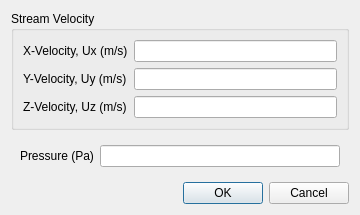
<?xml version="1.0" encoding="UTF-8"?>
<ui version="4.0">
 <class>FreeStreamDialog</class>
 <widget class="QDialog" name="FreeStreamDialog">
  <property name="geometry">
   <rect>
    <x>0</x>
    <y>0</y>
    <width>360</width>
    <height>208</height>
   </rect>
  </property>
  <property name="minimumSize">
   <size>
    <width>360</width>
    <height>0</height>
   </size>
  </property>
  <property name="windowTitle">
   <string>Free Stream Boundary Condition</string>
  </property>
  <layout class="QVBoxLayout" name="verticalLayout_2">
   <item>
    <widget class="QWidget" name="dialogContents" native="true">
     <layout class="QVBoxLayout" name="verticalLayout">
      <property name="leftMargin">
       <number>0</number>
      </property>
      <property name="topMargin">
       <number>0</number>
      </property>
      <property name="rightMargin">
       <number>0</number>
      </property>
      <property name="bottomMargin">
       <number>0</number>
      </property>
      <item>
       <widget class="QGroupBox" name="groupBox">
        <property name="title">
         <string>Stream Velocity</string>
        </property>
        <layout class="QFormLayout" name="formLayout">
         <item row="0" column="0">
          <widget class="QLabel" name="label">
           <property name="text">
            <string>X-Velocity, Ux (m/s)</string>
           </property>
          </widget>
         </item>
         <item row="0" column="1">
          <widget class="QLineEdit" name="xVelocity">
           <property name="sizePolicy">
            <sizepolicy hsizetype="Expanding" vsizetype="Fixed">
             <horstretch>0</horstretch>
             <verstretch>0</verstretch>
            </sizepolicy>
           </property>
          </widget>
         </item>
         <item row="1" column="0">
          <widget class="QLabel" name="label_2">
           <property name="text">
            <string>Y-Velocity, Uy (m/s)</string>
           </property>
          </widget>
         </item>
         <item row="1" column="1">
          <widget class="QLineEdit" name="yVelocity">
           <property name="sizePolicy">
            <sizepolicy hsizetype="Expanding" vsizetype="Fixed">
             <horstretch>0</horstretch>
             <verstretch>0</verstretch>
            </sizepolicy>
           </property>
          </widget>
         </item>
         <item row="2" column="0">
          <widget class="QLabel" name="label_3">
           <property name="text">
            <string>Z-Velocity, Uz (m/s)</string>
           </property>
          </widget>
         </item>
         <item row="2" column="1">
          <widget class="QLineEdit" name="zVelocity">
           <property name="sizePolicy">
            <sizepolicy hsizetype="Expanding" vsizetype="Fixed">
             <horstretch>0</horstretch>
             <verstretch>0</verstretch>
            </sizepolicy>
           </property>
          </widget>
         </item>
        </layout>
       </widget>
      </item>
      <item>
       <widget class="QWidget" name="widget" native="true">
        <layout class="QFormLayout" name="formLayout_3">
         <item row="0" column="0">
          <widget class="QLabel" name="label_9">
           <property name="text">
            <string>Pressure (Pa)</string>
           </property>
          </widget>
         </item>
         <item row="0" column="1">
          <widget class="QLineEdit" name="pressure">
           <property name="sizePolicy">
            <sizepolicy hsizetype="Expanding" vsizetype="Fixed">
             <horstretch>0</horstretch>
             <verstretch>0</verstretch>
            </sizepolicy>
           </property>
          </widget>
         </item>
        </layout>
       </widget>
      </item>
     </layout>
    </widget>
   </item>
   <item>
    <widget class="QDialogButtonBox" name="buttonBox">
     <property name="orientation">
      <enum>Qt::Horizontal</enum>
     </property>
     <property name="standardButtons">
      <set>QDialogButtonBox::Cancel|QDialogButtonBox::Ok</set>
     </property>
    </widget>
   </item>
  </layout>
 </widget>
 <resources/>
 <connections>
  <connection>
   <sender>buttonBox</sender>
   <signal>accepted()</signal>
   <receiver>FreeStreamDialog</receiver>
   <slot>accept()</slot>
   <hints>
    <hint type="sourcelabel">
     <x>248</x>
     <y>254</y>
    </hint>
    <hint type="destinationlabel">
     <x>157</x>
     <y>274</y>
    </hint>
   </hints>
  </connection>
  <connection>
   <sender>buttonBox</sender>
   <signal>rejected()</signal>
   <receiver>FreeStreamDialog</receiver>
   <slot>reject()</slot>
   <hints>
    <hint type="sourcelabel">
     <x>316</x>
     <y>260</y>
    </hint>
    <hint type="destinationlabel">
     <x>286</x>
     <y>274</y>
    </hint>
   </hints>
  </connection>
 </connections>
</ui>
